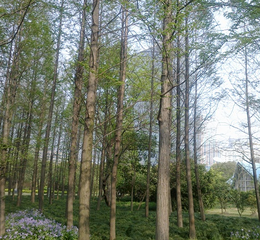
//> input picture ACE/image/4.png, 260 x 240 px, shrunk from 500 x 461 before the run
$ ./ACE   (built with g++ and OpenCV 4)
//> lines starting //> are read from the running program, lines starting //| are printed output that depends on the picture
//> further down, image is the input picture: 240 rows x 260 cols, CV_8UC3; mean B, G, R 110.4, 124.5, 117.6
// ACE.cpp : 定义控制台应用程序的入口点。
//

#include "stdafx.h"
#include <opencv2\opencv.hpp>
#include <iostream>
using namespace std;
using namespace cv;

//计算积分图像(单通道)
// [42 lines left out: function Intergral, not called in this run]
//计算积分图像(单通道OR三通道)
Mat Intergral_2(const Mat& image)
{
	Mat result;
	Mat image_2;
	if (image.channels() == 1)
	{
		image.convertTo(image_2, CV_64FC1);
		result.create(image.size(), CV_64FC1);

	}
	else if (image.channels() == 3)
	{
		image.convertTo(image_2, CV_64FC3);
		result.create(image.size(), CV_64FC3);
	}
	//cout << image_2 << endl;
	int c = image_2.channels();
	int nr = image_2.rows;
	int nc = image_2.cols*c;
	for (int i = 0; i < nr; i++)
	{
		const double* inData = image_2.ptr<double>(i);
		double* outData = result.ptr<double>(i);
		if (i != 0)
		{
			const double* outData_up = result.ptr<double>(i - 1);
			for (int j = 0; j < nc; j++)
			{
				if (j >= c)
				{
					outData[j] = inData[j] + outData_up[j] + outData[j - c] - outData_up[j - c];
				}
				else
				{
					outData[j] = inData[j] + outData_up[j];
				}
			}
		}
		else
		{
			for (int j = 0; j < nc; j++)
			{

				if (j >= c)
				{
					outData[j] = inData[j] + outData[j - c];
				}
				else
				{
					outData[j] = inData[j];
				}
			}
		}
	}
	return result;
}
//利用积分图像计算局部标准差(单通道)
// [80 lines left out: functions Localstd_fast, Localstd_fast_2, not called in this run]
//利用积分图像计算局部平均值与局部标准差（单通道OR三通道）
int Local_MeanStd(const Mat &_image, Mat &_mean, Mat &_std, int d)
{
//> called with d = 20
	if (_image.channels() == 1)
	{
		_mean.create(_image.size(), CV_64FC1);
		_std.create(_image.size(), CV_64FC1);

	}
	else if (_image.channels() == 3)
	{
		_mean.create(_image.size(), CV_64FC3);
		_std.create(_image.size(), CV_64FC3);
	}
	//边界填充
	Mat image_big;
	copyMakeBorder(_image, image_big, d + 1, d + 1, d + 1, d + 1, BORDER_REFLECT_101);
	image_big.convertTo(image_big, _mean.type());
//> image_big: 282 rows x 302 cols, CV_64FC3
	Mat image_big_2 = image_big.mul(image_big);
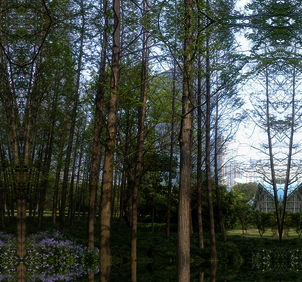
//> image_big_2: 282 rows x 302 cols, CV_64FC3; mean B, G, R 16538.3, 18205.9, 16348.5; drawn with min black and max white
	Mat Intergral_image1 = Intergral_2(image_big);
	Mat Intergral_image2 = Intergral_2(image_big_2);
//> after the loop in Intergral_2 (call 2), `for (int i = 0; i < nr; i++)`:
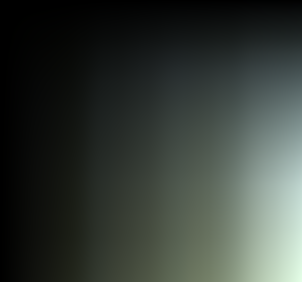
//> result: 282 rows x 302 cols, CV_64FC3; mean B, G, R 334616128.5, 368293122, 327140274.4; drawn with min black and max white

	int N = (2 * d + 1)*(2 * d + 1);
	int c = _image.channels();
//> c = 3
	int nr = _image.rows;
//> nr = 240
	int nc = _image.cols*c;
//> nc = 780

	//cout << Intergral_image1 << endl;
	//cout << Intergral_image2 << endl;

	for (int i = 0; i < nr; i++)
	{
		double* outData1 = _mean.ptr<double>(i);
		double* outData2 = _std.ptr<double>(i);
		double* inDataUp1 = Intergral_image1.ptr<double>(i);
		double* inDataUp2 = Intergral_image2.ptr<double>(i);
		double* inDataDown1 = Intergral_image1.ptr<double>(i + 2 * d + 1);
		double* inDataDown2 = Intergral_image2.ptr<double>(i + 2 * d + 1);
		for (int j = 0; j < nc; j++)
		{

			double sumi1 = inDataDown1[j + (2 * d + 1)*c] + inDataUp1[j] - inDataUp1[j + (2 * d + 1)*c] - inDataDown1[j];
			double sumi2 = inDataDown2[j + (2 * d + 1)*c] + inDataUp2[j] - inDataUp2[j + (2 * d + 1)*c] - inDataDown2[j];
			outData1[j] = sumi1 / N;
			outData2[j] = (sumi2 - sumi1*outData1[j]) / N;
		}
	}
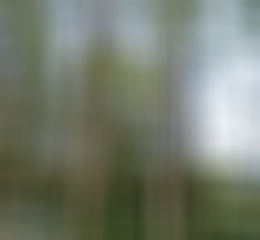
//> _mean: 240 rows x 260 cols, CV_64FC3; mean B, G, R 110.4, 124.5, 117.6
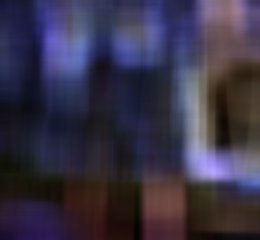
//> _std: 240 rows x 260 cols, CV_64FC3; mean B, G, R 1552.1, 1155.8, 1266.9; drawn with min black and max white
	cv::sqrt(_std, _std);
	return 0;
}
//ACE
int ACE(const Mat &_image, Mat &_result, int _d, int _Scale, int _MaxCG)
{
	Mat localmean, localstd;
	Local_MeanStd(_image, localmean, localstd, _d);
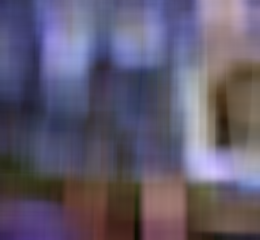
//> localstd: 240 rows x 260 cols, CV_64FC3; mean B, G, R 37.7, 32.9, 34.6; drawn with min black and max white
	if (_image.channels() == 1)
	{
		_result.create(_image.size(), CV_64FC1);
	}
	else if (_image.channels() == 3)
	{
		_result.create(_image.size(), CV_64FC3);
	}
	Mat mean_m, std_m;
	meanStdDev(_image, mean_m, std_m);
//> mean_m = [110.4, 124.5, 117.6]; std_m = [66.85, 53.91, 53.31]
	double std[3];
	std[0] = std_m.at<double>(0, 0);
//> std = [66.85, 0, 0]
	std[1] = std_m.at<double>(1, 0);
//> std = [66.85, 53.91, 0]
	std[2] = std_m.at<double>(2, 0);
//> std = [66.85, 53.91, 53.31]

	int c = _image.channels();
//> c = 3
	int nr = _image.rows;
//> nr = 240
	int nc = _image.cols*c;
//> nc = 780
	double CG;
	for (int i = 0; i < nr; i++)
	{
		double* meanData = localmean.ptr<double>(i);
		double* stdData = localstd.ptr<double>(i);
		const uchar* imageData = _image.ptr<uchar>(i);
		double* outData = _result.ptr<double>(i);
		for (int j = 0; j < nc; j++)
		{
			CG = std[j % 3] / stdData[j];
			if (CG > _MaxCG)
				CG = _MaxCG;
			outData[j] = imageData[j] + _Scale*CG*(int(imageData[j]) - meanData[j]);
		}
	}
//> this loop made 240 passes
//> CG on passes 1 to 3: 1.44, 1.46, 1.45
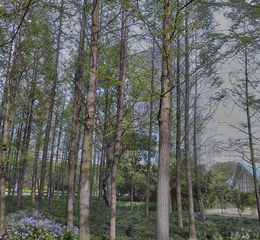
//> _result: 240 rows x 260 cols, CV_64FC3; mean B, G, R 109.8, 124.3, 117.4; drawn with min black and max white
//> after the loop, CG = 2.5
	_result.convertTo(_result, CV_8UC3);
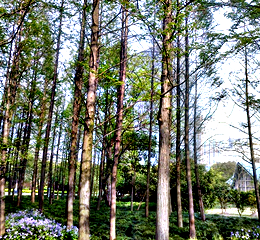
//> _result: 240 rows x 260 cols, CV_8UC3; mean B, G, R 108.1, 121.7, 115.8
	return 0;
}
//Intergral与Localstd_fast测试
// [57 lines left out: functions main1, main2, main3, not called in this run]
int main()
{
	Mat image = imread("image\\4.png");
	Mat result;
	double time = (double)getTickCount();
	ACE(image, result, 20, 1, 3);
	time = 1000 * ((double)getTickCount() - time) / getTickFrequency();
	cout << time << endl;
	imshow("result",result);
	waitKey(0);
	system("pause");
	return 0;
}

$ run again, with ACE/image/2.jpg saved as ACE/image/4.png
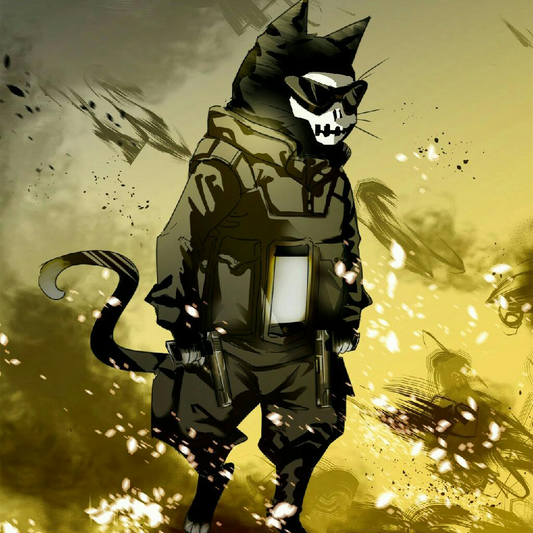
//> input picture ACE/image/2.jpg, 533 x 533 px, shrunk from 1024 x 1024 before the run
//> image is the input picture: 533 rows x 533 cols, CV_8UC3; mean B, G, R 64.2, 121.3, 131.3
//> mean_m = [64.2, 121.3, 131.3]; std_m = [53.08, 70.41, 74.31]
//> in ACE, `std[0] = std_m.at<double>(0, 0);`: std = [53.08, 0, 0]
//> in ACE, `std[1] = std_m.at<double>(1, 0);`: std = [53.08, 70.41, 0]
//> in ACE, `std[2] = std_m.at<double>(2, 0);`: std = [53.08, 70.41, 74.31]
//> after the loop in ACE, `for (int i = 0; i < nr; i++)`:
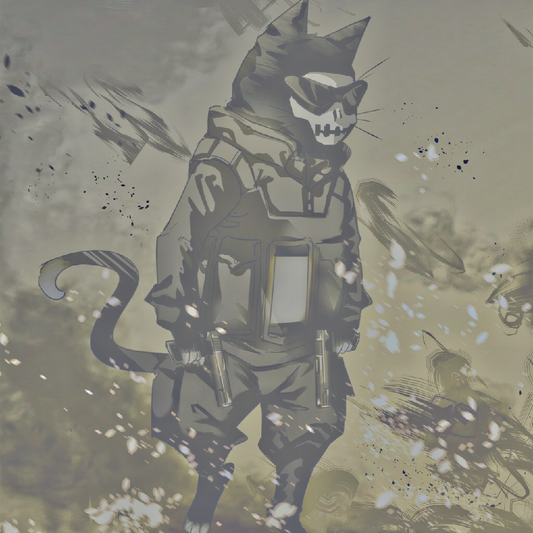
//> _result: 533 rows x 533 cols, CV_64FC3; mean B, G, R 64, 121.5, 131.5; drawn with min black and max white
//> after the loop in ACE, `for (int i = 0; i < nr; i++)`: CG = 2.58
//> in ACE, `_result.convertTo(_result, CV_8UC3);`:
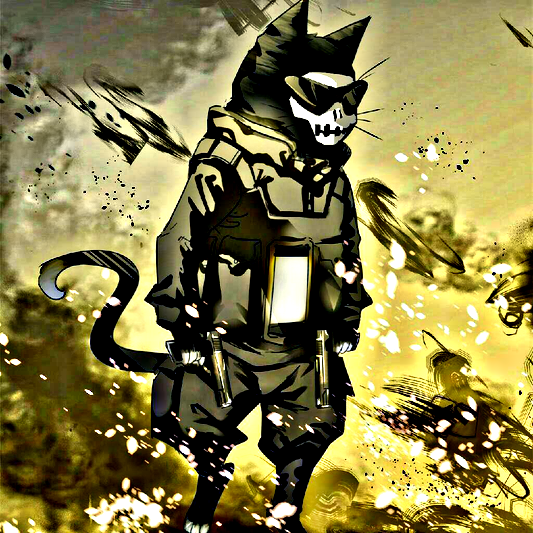
//> _result: 533 rows x 533 cols, CV_8UC3; mean B, G, R 71.4, 125.4, 134

$ run again, with ACE/image/3.bmp saved as ACE/image/4.png
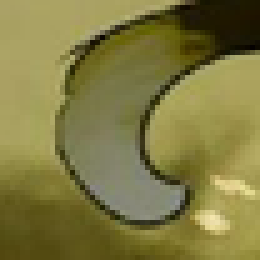
//> input picture ACE/image/3.bmp, 52 x 52 px, shrunk from 100 x 100 before the run (shown 5 times larger)
//> image is the input picture: 52 rows x 52 cols, CV_8UC3; mean B, G, R 65.5, 122.4, 128.4
//> after the loop in Intergral_2 (call 2), `for (int i = 0; i < nr; i++)`:
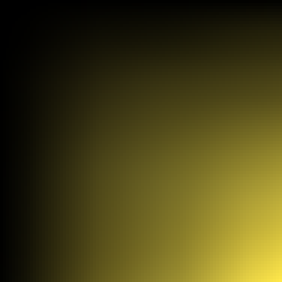
//> result: 94 rows x 94 cols, CV_64FC3 (shown 3 times larger); mean B, G, R 13797600.9, 40673305.8, 44516968; drawn with min black and max white
//> mean_m = [65.46, 122.4, 128.4]; std_m = [35.07, 40.69, 41.59]
//> in ACE, `std[0] = std_m.at<double>(0, 0);`: std = [35.07, 0, 0]
//> in ACE, `std[1] = std_m.at<double>(1, 0);`: std = [35.07, 40.69, 0]
//> in ACE, `std[2] = std_m.at<double>(2, 0);`: std = [35.07, 40.69, 41.59]
//> the loop in ACE, `for (int i = 0; i < nr; i++)` made 52 passes
//> CG on passes 1 to 8: 0.708, 0.708, 0.709, 0.711, 0.714, 0.715, 0.717, 0.718
//> after the loop in ACE, `for (int i = 0; i < nr; i++)`: CG = 1.09
//> in ACE, `_result.convertTo(_result, CV_8UC3);`:
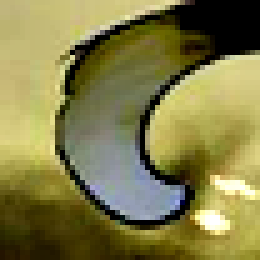
//> _result: 52 rows x 52 cols, CV_8UC3 (shown 5 times larger); mean B, G, R 71.7, 125.2, 130.5

$ run again, with ACE/image/3.png copied over ACE/image/4.png
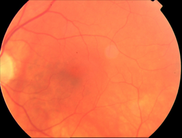
//> input picture ACE/image/3.png, 182 x 138 px, shrunk from 350 x 265 before the run
//> image is the input picture: 138 rows x 182 cols, CV_8UC3; mean B, G, R 69.1, 108.5, 225.4
//> mean_m = [69.1, 108.5, 225.4]; std_m = [25.14, 39.83, 76.13]
//> in ACE, `std[0] = std_m.at<double>(0, 0);`: std = [25.14, 0, 0]
//> in ACE, `std[1] = std_m.at<double>(1, 0);`: std = [25.14, 39.83, 0]
//> in ACE, `std[2] = std_m.at<double>(2, 0);`: std = [25.14, 39.83, 76.13]
//> the loop in ACE, `for (int i = 0; i < nr; i++)` made 138 passes
//> CG on passes 1 to 8: 1.08, 1.07, 1.06, 1.04, 1.02, 0.99, 0.958, 0.925
//> after the loop in ACE, `for (int i = 0; i < nr; i++)`: CG = 1.41
//> in ACE, `_result.convertTo(_result, CV_8UC3);`:
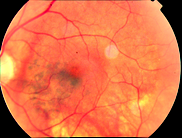
//> _result: 138 rows x 182 cols, CV_8UC3; mean B, G, R 71.1, 112, 223.7
